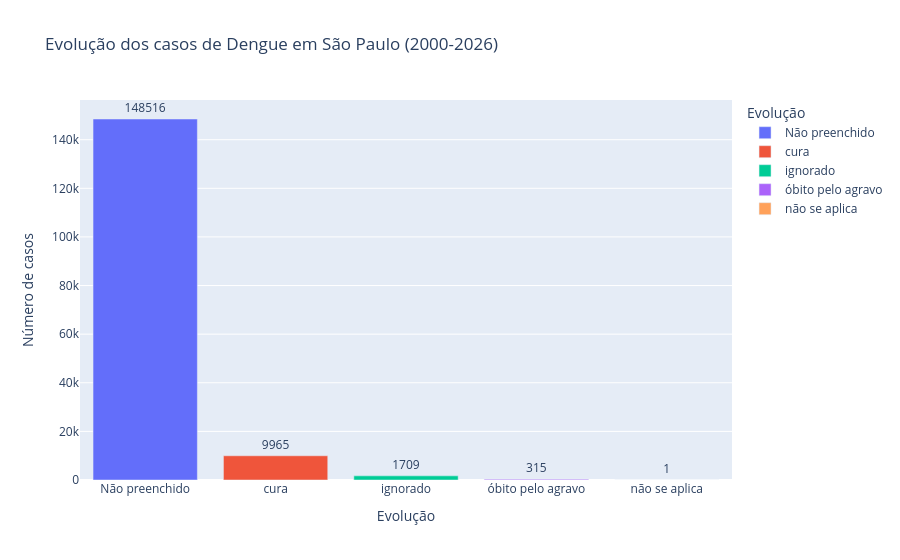

Write notebook code for a chart like this one.
### Code cell
# Contagem dos resultados
evolucao_counts = (
    df_evolucao["CON_EVOLUC"]
    .value_counts()
    .reset_index()
)

evolucao_counts.columns = ["Evolução", "Contagem"]

fig = px.bar(
    evolucao_counts,
    x="Evolução",
    y="Contagem",
    text="Contagem",
    title="Evolução dos casos de Dengue em São Paulo (2000-2026)",
    labels={
        "Contagem": "Número de casos",
        "Evolução": "Evolução"
    },
    color="Evolução"
)

fig.update_traces(textposition="outside")

fig.show()

### Figure 1 — Plotly figure (JSON) as saved in the notebook; plotly's stock layout.template omitted (floating-point values rounded to 4 significant figures)
{"data": [{"hovertemplate": "Evolução=%{x}<br>Número de casos=%{text}<extra></extra>", "legendgroup": "Não preenchido", "marker": {"color": "#636efa", "pattern": {"shape": ""}}, "name": "Não preenchido", "orientation": "v", "showlegend": true, "text": [148500.0], "textposition": "outside", "type": "bar", "x": ["Não preenchido"], "xaxis": "x", "y": [148516], "yaxis": "y"}, {"hovertemplate": "Evolução=%{x}<br>Número de casos=%{text}<extra></extra>", "legendgroup": "cura", "marker": {"color": "#EF553B", "pattern": {"shape": ""}}, "name": "cura", "orientation": "v", "showlegend": true, "text": [9965.0], "textposition": "outside", "type": "bar", "x": ["cura"], "xaxis": "x", "y": [9965], "yaxis": "y"}, {"hovertemplate": "Evolução=%{x}<br>Número de casos=%{text}<extra></extra>", "legendgroup": "ignorado", "marker": {"color": "#00cc96", "pattern": {"shape": ""}}, "name": "ignorado", "orientation": "v", "showlegend": true, "text": [1709.0], "textposition": "outside", "type": "bar", "x": ["ignorado"], "xaxis": "x", "y": [1709], "yaxis": "y"}, {"hovertemplate": "Evolução=%{x}<br>Número de casos=%{text}<extra></extra>", "legendgroup": "óbito pelo agravo", "marker": {"color": "#ab63fa", "pattern": {"shape": ""}}, "name": "óbito pelo agravo", "orientation": "v", "showlegend": true, "text": [315.0], "textposition": "outside", "type": "bar", "x": ["óbito pelo agravo"], "xaxis": "x", "y": [315], "yaxis": "y"}, {"hovertemplate": "Evolução=%{x}<br>Número de casos=%{text}<extra></extra>", "legendgroup": "não se aplica", "marker": {"color": "#FFA15A", "pattern": {"shape": ""}}, "name": "não se aplica", "orientation": "v", "showlegend": true, "text": [1.0], "textposition": "outside", "type": "bar", "x": ["não se aplica"], "xaxis": "x", "y": [1], "yaxis": "y"}], "layout": {"barmode": "relative", "legend": {"title": {"text": "Evolução"}, "tracegroupgap": 0}, "title": {"text": "Evolução dos casos de Dengue em São Paulo (2000-2026)"}, "xaxis": {"anchor": "y", "categoryarray": ["Não preenchido", "cura", "ignorado", "óbito pelo agravo", "não se aplica"], "categoryorder": "array", "domain": [0, 1], "title": {"text": "Evolução"}}, "yaxis": {"anchor": "x", "domain": [0, 1], "title": {"text": "Número de casos"}}}}
